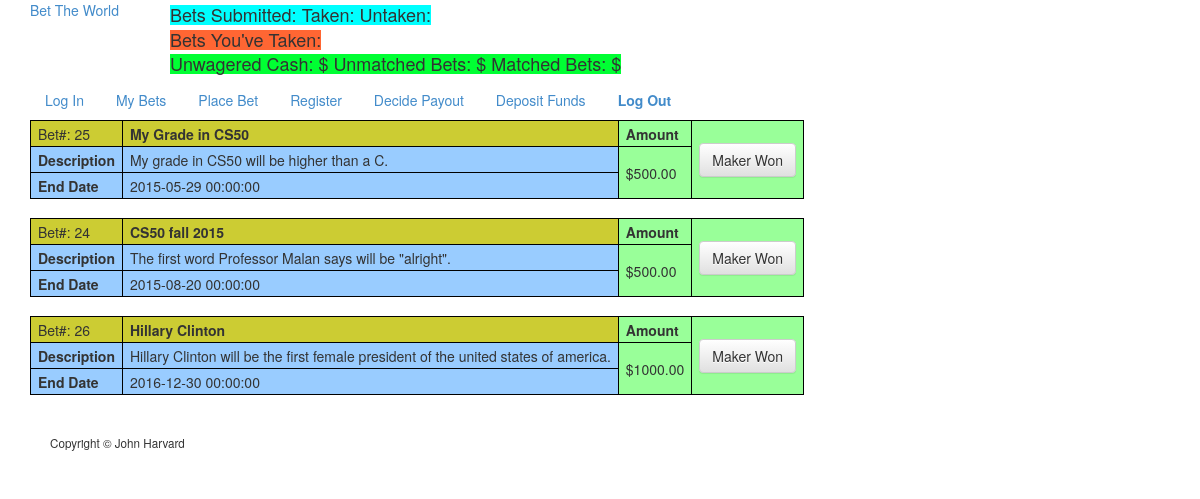
Screenshot of /payout.php (signed in) with the database file from the repository.
### tables this page shows
CREATE TABLE IF NOT EXISTS `bets` (
  `bet` int(10) unsigned NOT NULL AUTO_INCREMENT,
  `maker` int(10) unsigned NOT NULL,
  `date` timestamp NOT NULL DEFAULT CURRENT_TIMESTAMP,
  `end` datetime NOT NULL,
  `taker` int(10) unsigned DEFAULT NULL,
  `description` text NOT NULL,
  `amount` decimal(10,2) unsigned NOT NULL,
  `Title` varchar(50) NOT NULL,
  `resolved` tinyint(1) NOT NULL DEFAULT '0',
  PRIMARY KEY (`bet`)
);

### public/payout.php (called while the page is built, shortened)
<?php
    $rows = query("SELECT * FROM bets WHERE resolved = 0 ORDER BY end ASC");
    render("payout_form.php", ["title" => "Payout", "rows" => $rows]);
?>

### templates/payout_form.php (the view, shortened to what this page needs)
<form action="payUsers.php" method="post">
    <table id ="payoutTable">
    <?php
        foreach($rows as $row)
        {
            print("<tr>");
                print("<td class='color1'> Bet#: {$row["bet"]} </td>");
                print("<th class='color1' >{$row["Title"]}</th>");
                print("<th class = 'color3'>Amount</th>");
                print("<td class = 'color3' rowspan='3'><button type='submit' name='maker' class='btn btn-default' value='{$row["bet"]}'>Maker Won</button></td>");
            print("</tr>");
            print("<tr>");
                print("<th class ='color2'> Description </th>");
                print("<td class = 'color2'>{$row["description"]}</td>");
                print("<td class='color3' rowspan='2'>\${$row["amount"]}</td>");
            print("</tr>");
            print("<tr>");
                print("<th class = 'color2'>End Date</td>");
                print("<td class='color2'>{$row["end"]}</td>");
            print("</tr>");
            print("<tr class='blank_row'>");
                print("<td class='blank_cell' colspan = '4'></td>");
            print("</tr>");
        }
    ?>
    </table>
</form>

### public/css/styles.css (style rules this page uses)
#betTable ,td, th { border:1px solid black; padding: 3px 7px 2px 7px; }
.color1 { background-color: #CCCC33; }
.color2 { background-color:#99CCFF; }
.color3 { background-color:#99FF99; }
.blank_row { height:20px !important; border: 1px solid white; }
.blank_cell { border:0px !important; }

### rows the page displays
bets: bet "25", Title "My Grade in CS50", description "My grade in CS50 will be higher than a C.", amount "500.00", end "2015-05-29 00:00:00"
bets: bet "24", Title "CS50 fall 2015", description "The first word Professor Malan says will be \"alright\".", amount "500.00", end "2015-08-20 00:00:00"
bets: bet "26", Title "Hillary Clinton", description "Hillary Clinton will be the first female president of the united states of america.", amount "1000.00", end "2016-12-30 00:00:00"
